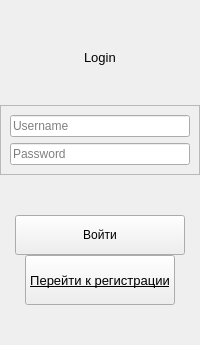
               <widget class="QWidget" name="loginFrame">
                <property name="styleSheet">
                 <string notr="true"/>
                </property>
                <layout class="QVBoxLayout" name="verticalLayout_11">
                 <property name="spacing">
                  <number>0</number>
                 </property>
                 <property name="leftMargin">
                  <number>0</number>
                 </property>
                 <property name="topMargin">
                  <number>0</number>
                 </property>
                 <property name="rightMargin">
                  <number>0</number>
                 </property>
                 <property name="bottomMargin">
                  <number>0</number>
                 </property>
                 <item alignment="Qt::AlignHCenter|Qt::AlignTop">
                  <widget class="QLabel" name="label_2">
                   <property name="minimumSize">
                    <size>
                     <width>50</width>
                     <height>50</height>
                    </size>
                   </property>
                   <property name="text">
                    <string/>
                   </property>
                   <property name="pixmap">
                    <pixmap resource="resources.qrc">:/icons/images/icons/icons8-change-user-50.png</pixmap>
                   </property>
                  </widget>
                 </item>
                 <item alignment="Qt::AlignHCenter|Qt::AlignTop">
                  <widget class="QLabel" name="label_3">
                   <property name="font">
                    <font>
                     <family>Segoe UI</family>
                     <pointsize>10</pointsize>
                     <italic>false</italic>
                     <bold>false</bold>
                    </font>
                   </property>
                   <property name="text">
                    <string>Login</string>
                   </property>
                  </widget>
                 </item>
                 <item>
                  <spacer name="verticalSpacer_2">
                   <property name="orientation">
                    <enum>Qt::Vertical</enum>
                   </property>
                   <property name="sizeHint" stdset="0">
                    <size>
                     <width>20</width>
                     <height>40</height>
                    </size>
                   </property>
                  </spacer>
                 </item>
                 <item>
                  <widget class="QFrame" name="frame">
                   <property name="frameShape">
                    <enum>QFrame::StyledPanel</enum>
                   </property>
                   <property name="frameShadow">
                    <enum>QFrame::Raised</enum>
                   </property>
                   <layout class="QVBoxLayout" name="verticalLayout_12">
                    <item>
                     <widget class="QLineEdit" name="lineEdit">
                      <property name="placeholderText">
                       <string>Username</string>
                      </property>
                     </widget>
                    </item>
                    <item>
                     <widget class="QLineEdit" name="lineEdit_2">
                      <property name="placeholderText">
                       <string>Password</string>
                      </property>
                     </widget>
                    </item>
                   </layout>
                  </widget>
                 </item>
                 <item>
                  <spacer name="verticalSpacer_3">
                   <property name="orientation">
                    <enum>Qt::Vertical</enum>
                   </property>
                   <property name="sizeHint" stdset="0">
                    <size>
                     <width>20</width>
                     <height>40</height>
                    </size>
                   </property>
                  </spacer>
                 </item>
                 <item alignment="Qt::AlignHCenter">
                  <widget class="QPushButton" name="loginButton">
                   <property name="minimumSize">
                    <size>
                     <width>170</width>
                     <height>40</height>
                    </size>
                   </property>
                   <property name="maximumSize">
                    <size>
                     <width>150</width>
                     <height>40</height>
                    </size>
                   </property>
                   <property name="text">
                    <string>Войти</string>
                   </property>
                   <property name="icon">
                    <iconset resource="resources.qrc">
                     <normaloff>:/icons/images/icons/icons8-войти-50.png</normaloff>:/icons/images/icons/icons8-войти-50.png</iconset>
                   </property>
                   <property name="iconSize">
                    <size>
                     <width>24</width>
                     <height>24</height>
                    </size>
                   </property>
                  </widget>
                 </item>
                 <item alignment="Qt::AlignHCenter">
                  <widget class="QPushButton" name="changeWindowLogButton">
                   <property name="minimumSize">
                    <size>
                     <width>150</width>
                     <height>50</height>
                    </size>
                   </property>
                   <property name="maximumSize">
                    <size>
                     <width>150</width>
                     <height>50</height>
                    </size>
                   </property>
                   <property name="font">
                    <font>
                     <family>Segoe UI</family>
                     <pointsize>10</pointsize>
                     <italic>false</italic>
                     <bold>false</bold>
                     <underline>true</underline>
                    </font>
                   </property>
                   <property name="text">
                    <string>Перейти к регистрации</string>
                   </property>
                   <property name="iconSize">
                    <size>
                     <width>50</width>
                     <height>50</height>
                    </size>
                   </property>
                  </widget>
                 </item>
                 <item>
                  <spacer name="verticalSpacer_4">
                   <property name="orientation">
                    <enum>Qt::Vertical</enum>
                   </property>
                   <property name="sizeHint" stdset="0">
                    <size>
                     <width>20</width>
                     <height>40</height>
                    </size>
                   </property>
                  </spacer>
                 </item>
                </layout>
               </widget>
